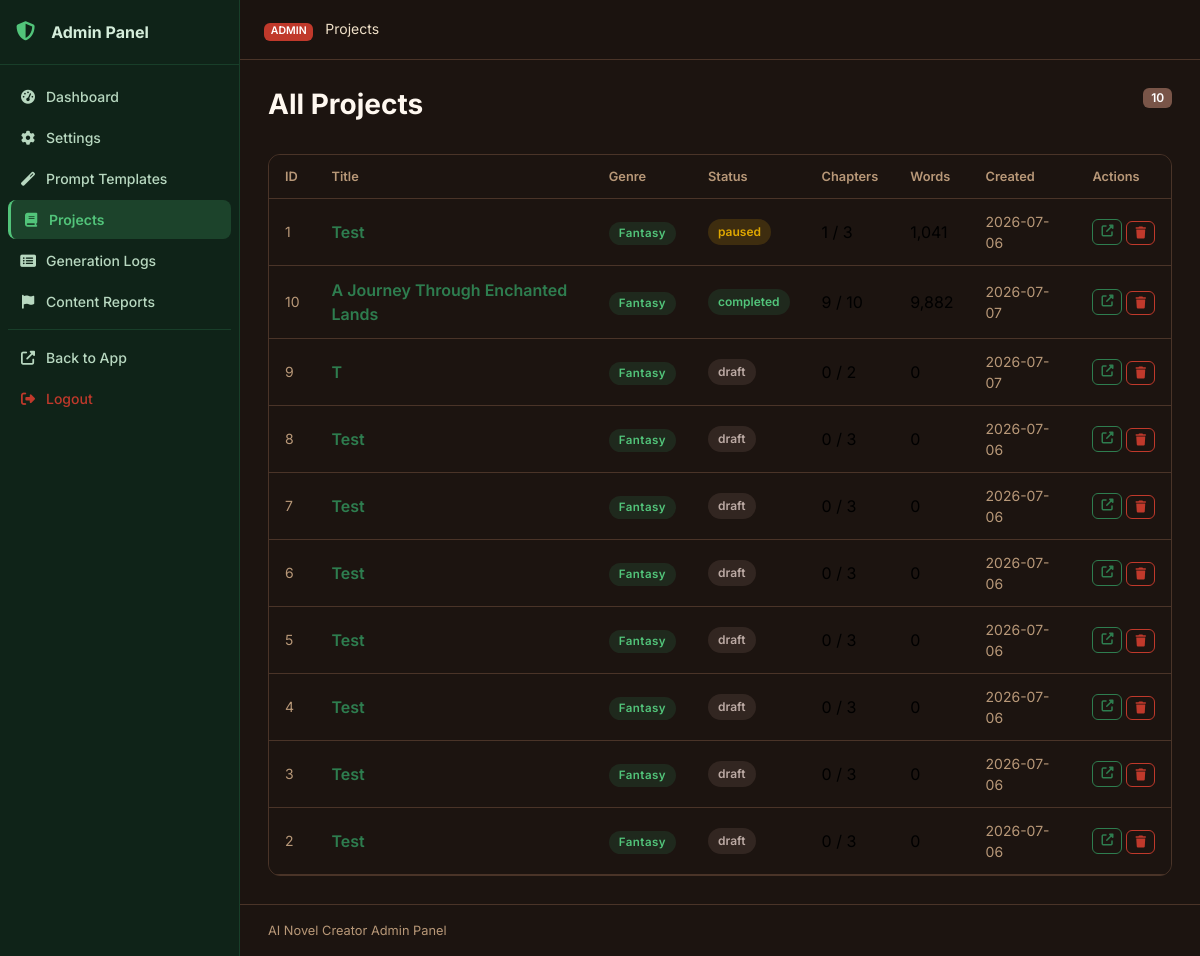
Page /julisunkan/projects (signed in) on the earlier database version.
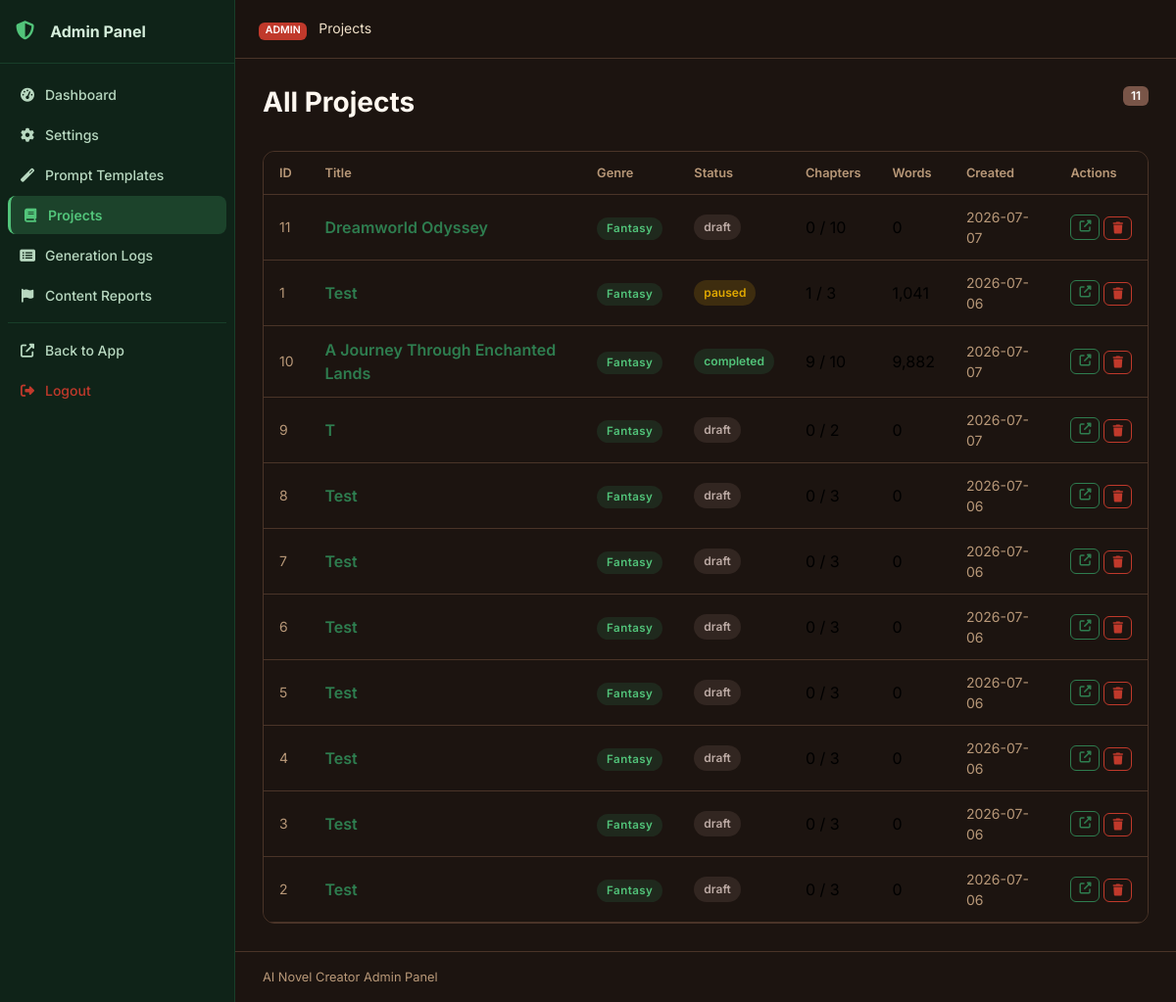
Same page on the later database version.
### tables this page shows
CREATE TABLE projects (
    id INTEGER PRIMARY KEY AUTOINCREMENT,
    title TEXT NOT NULL,
    subtitle TEXT DEFAULT '',
    genre TEXT DEFAULT 'Fantasy',
    audience TEXT DEFAULT 'Adult',
    description TEXT DEFAULT '',
    language TEXT DEFAULT 'English',
    story_type TEXT DEFAULT 'Novel',
    writing_style TEXT DEFAULT 'Descriptive',
    point_of_view TEXT DEFAULT 'Third Person Limited',
    tense TEXT DEFAULT 'Past',
    tone TEXT DEFAULT 'Adventurous',
    num_chapters INTEGER DEFAULT 10,
    words_per_chapter INTEGER DEFAULT 2000,
    creativity_level TEXT DEFAULT 'balanced',
    temperature REAL DEFAULT 0.7,
    top_p REAL DEFAULT 0.9,
    max_tokens INTEGER DEFAULT 4096,
    status TEXT DEFAULT 'draft',
    current_chapter INTEGER DEFAULT 0,
    total_words INTEGER DEFAULT 0,
    cover_prompt TEXT DEFAULT '',
    include_images INTEGER DEFAULT 0,
    images_per_chapter INTEGER DEFAULT 1,
    image_style TEXT DEFAULT 'Realistic',
    created_at TIMESTAMP DEFAULT CURRENT_TIMESTAMP,
    updated_at TIMESTAMP DEFAULT CURRENT_TIMESTAMP
);

### routes/admin.py (the view)
@bp.route('/projects')
@admin_required
def projects():
    db = get_db()
    all_projects = db.execute('SELECT * FROM projects ORDER BY updated_at DESC').fetchall()
    return render_template('admin/projects.html', projects=all_projects)

### database/__init__.py (called while the page is built)
def get_db():
    if 'db' not in g:
        db_path = current_app.config['DATABASE']
        os.makedirs(os.path.dirname(db_path), exist_ok=True)
        g.db = sqlite3.connect(db_path)
        g.db.row_factory = sqlite3.Row
        g.db.execute('PRAGMA foreign_keys = ON')
        g.db.execute('PRAGMA journal_mode = WAL')
    return g.db

### utils/helpers.py (called while the page is built)
def admin_required(f):
    @wraps(f)
    def decorated(*args, **kwargs):
        if not session.get('admin_logged_in'):
            return redirect(url_for('admin.login'))
        return f(*args, **kwargs)
    return decorated

def get_setting(db, key, default=''):
    row = db.execute('SELECT value FROM settings WHERE key = ?', (key,)).fetchone()
    return row['value'] if row else default

### templates/admin/projects.html (shortened to what this page needs)
{% extends "admin/base.html" %}
{% block breadcrumb %}Projects{% endblock %}
{% block admin_content %}
<div class="page-header">
  <h1 class="page-title">All Projects</h1>
  <span class="badge bg-secondary">{{ projects | length }}</span>
</div>
<div class="card data-card">
  <div class="card-body p-0">
    <div class="table-responsive">
      <table class="table table-hover align-middle mb-0">
        <thead>
          <tr>
            <th>ID</th><th>Title</th><th>Genre</th><th>Status</th>
            <th>Chapters</th><th>Words</th><th>Created</th><th>Actions</th>
          </tr>
        </thead>
        <tbody>
          {% for p in projects %}
          <tr>
            <td class="text-muted small">{{ p.id }}</td>
            <td>
              <a href="{{ url_for('projects.project_detail', project_id=p.id) }}" class="fw-600 text-decoration-none">
                {{ p.title[:40] }}
              </a>
            </td>
            <td><span class="genre-badge genre-{{ p.genre | lower | replace(' ', '-') | replace('/', '-') }}">{{ p.genre }}</span></td>
            <td><span class="status-pill status-{{ p.status }}">{{ p.status }}</span></td>
            <td>{{ p.current_chapter }} / {{ p.num_chapters }}</td>
            <td>{{ '{:,}'.format(p.total_words) }}</td>
            <td class="text-muted small">{{ p.created_at[:10] if p.created_at else '—' }}</td>
            <td>
              <div class="d-flex gap-1">
                <a href="{{ url_for('projects.project_detail', project_id=p.id) }}" class="btn btn-xs btn-outline-primary">
                  <i class="fas fa-external-link-alt"></i>
                </a>
                <form method="POST" action="{{ url_for('admin.delete_project', project_id=p.id) }}" style="display:inline">
                  <button class="btn btn-xs btn-outline-danger" onclick="return confirm('Delete?')">
                    <i class="fas fa-trash"></i>
                  </button>
                </form>
              </div>
            </td>
          </tr>
          {% endfor %}
        </tbody>
      </table>
    </div>
  </div>
</div>
{% endblock %}

Differences in the rows shown:
added projects: id "11", title "Dreamworld Odyssey", genre "Fantasy", status "draft", current_chapter "0", num_chapters "10", total_words "0", created_at "2026-07-07"
Other differences:
{{ projects | length }}: "10" → "11"
